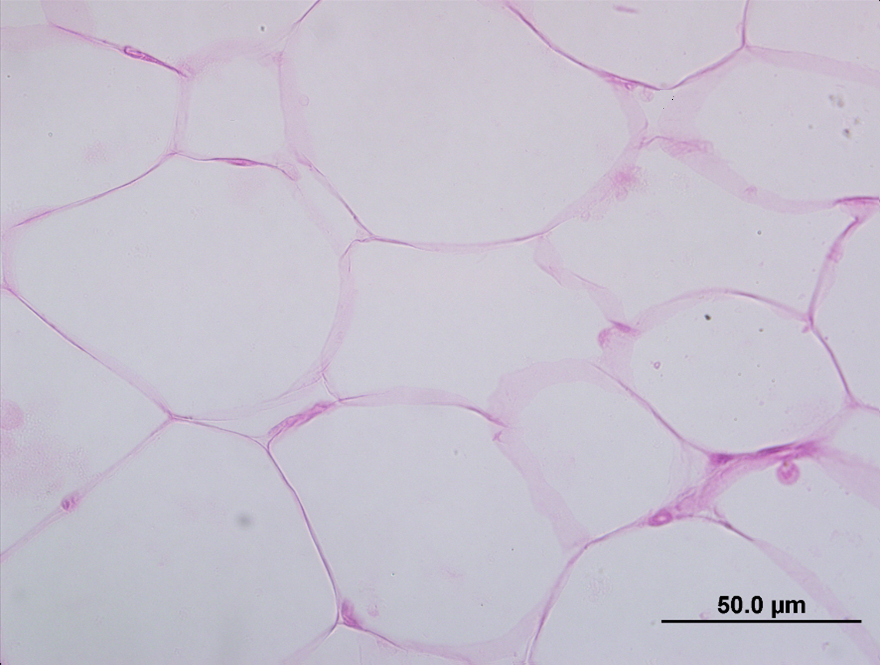
#> input picture adpcounter/teste.jpg, 880 x 665 px; its folder holds 2 pictures in this run
$ python adpreader.py
#> lines starting #> are read from the running program, lines starting #| are printed output that depends on the picture; after the words box and inside, x2 and y2 are one past the last pixel; in counts of white or black regions, pixels touching at a corner belong together
### adpcounter/adpcount.py
#!/usr/bin env python3

import cv2 as cv
from cv2 import imwrite
import numpy as np
import math
from typing import Any, Tuple
from pathlib import Path

def adp_count(image_path: Path | str, return_image = True) -> Tuple[int,Any|None]:
    original = cv.imread(image_path)
    image = original.copy()

    #transformação da imagem para escala de cinza
    gray = cv.cvtColor(image, cv.COLOR_BGR2GRAY)
    cv.imwrite("gray.png", gray)


    #binarização da imagem
    thresh =  cv.threshold(gray, 125, 125,  #FIXME PFVZIN
        cv.THRESH_BINARY | cv.THRESH_OTSU
    )[1]
    imwrite("threshold.png", thresh)


    #engrossa a imagem
    kernel = np.ones((2,2),np.uint8)
    dilation = cv.dilate(thresh,kernel,iterations = 1)

    #afina a imagem
    erosion = cv.erode(dilation,kernel,iterations = 2)

    mask = erosion
    cv.imwrite("mask.png", mask)

    kernel = cv.getStructuringElement(cv.MORPH_ELLIPSE, (3,3))
    opening = cv.morphologyEx(mask, cv.MORPH_OPEN, kernel, iterations=1)
    close = cv.morphologyEx(opening, cv.MORPH_CLOSE, kernel, iterations=2)

    cnts = cv.findContours(close, cv.RETR_EXTERNAL, cv.CHAIN_APPROX_SIMPLE)
    cnts = cnts[0] if len(cnts) == 2 else cnts[1]

    area_min = 50  #60
    area_med = 75 #550
    area_conexao = 500 #500
    adipocitos = 0

    #faz os contornos
    for c in cnts:
        area = cv.contourArea(c)
        if area > area_min:
            cv.drawContours(image, [c], -1, (36,255,12), 2)
            if area > area_conexao:
                adipocitos += math.ceil(area / area_med)
            else:
                adipocitos += 1

    return adipocitos, image if return_image else None

### adpcounter/adpreader.py
#!/usr/bin env python3

import cv2 as cv
import numpy as np
import math
from imutils import paths
import argparse
import os
from pathlib import Path

from adpcount import adp_count


#leitura da imagem

parser = argparse.ArgumentParser()
parser.add_argument('dir',nargs='?',help='Caminho para o diretorio com imagens .jpg',type=str,default='.')
args = parser.parse_args()


dir_path = args.dir

dir_imgs = [x for x in os.listdir(dir_path) if '.jpg' in x]
dir_imgs.sort()

base_path = Path(dir_path)

print(f'Diretorio selecionado: {base_path.resolve()}')
if dir_imgs is None or len(dir_imgs) == 0:
	print('Este diretório não possui imagens.')
	exit(0)
print('Imagens do Diretório:')
for i in dir_imgs:
	print(i)
input('Pressione ENTER para continuar.')

#print('Insira o nome da imagem desejada: ')
#input(image_name)
#image_name = args.img


image_path = "teste.jpg"
#image = cv.imread(str(image_path.resolve()))
#original = image.copy()  #cria uma cópia da original para comparação e se torna a original

resultado = adp_count(image_path)
#> in adp_count, original is the input picture: shape (665, 880, 3); mean B, G, R 207.1, 193.7, 199.3
#> in adp_count, `gray = cv.cvtColor(image, cv.COLOR_BGR2GRAY)`:
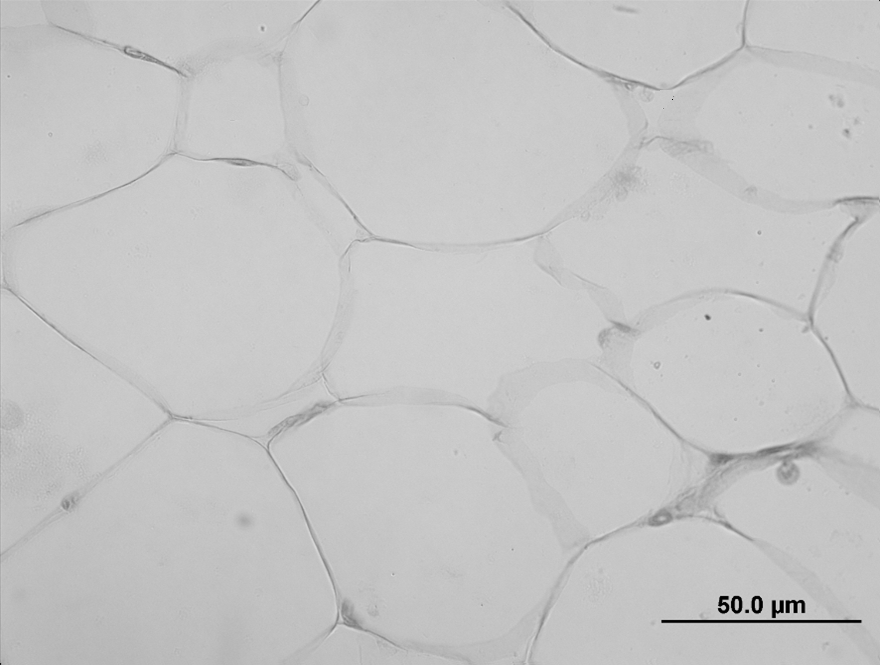
#> gray: shape (665, 880); min 0, max 223, mean 196.9
#> in adp_count, `thresh =  cv.threshold(gray, 125, 125,`:
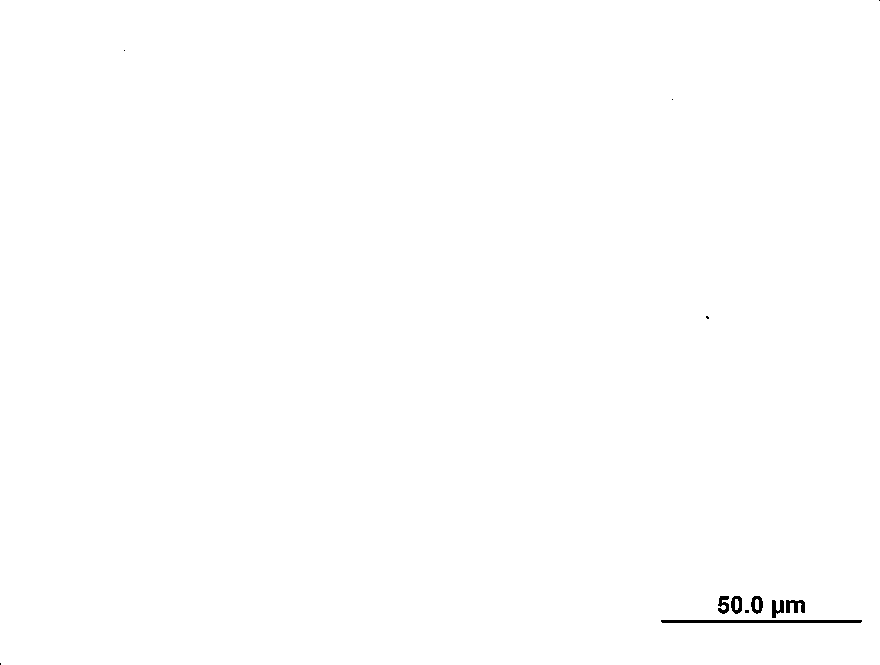
#> thresh: shape (665, 880); values 0 (black) and 125 (white), 99.8% white; 12 black regions (6 under 20 px), largest, box (x1, y1, x2, y2) and area: (661, 620, 862, 623) 601, (786, 600, 805, 613) 166, (751, 596, 763, 614) 132, (772, 600, 784, 618) 132, (718, 596, 729, 614) 128, (731, 596, 742, 614) 128
#> in adp_count, `dilation = cv.dilate(thresh,kernel,iterations = 1)`:
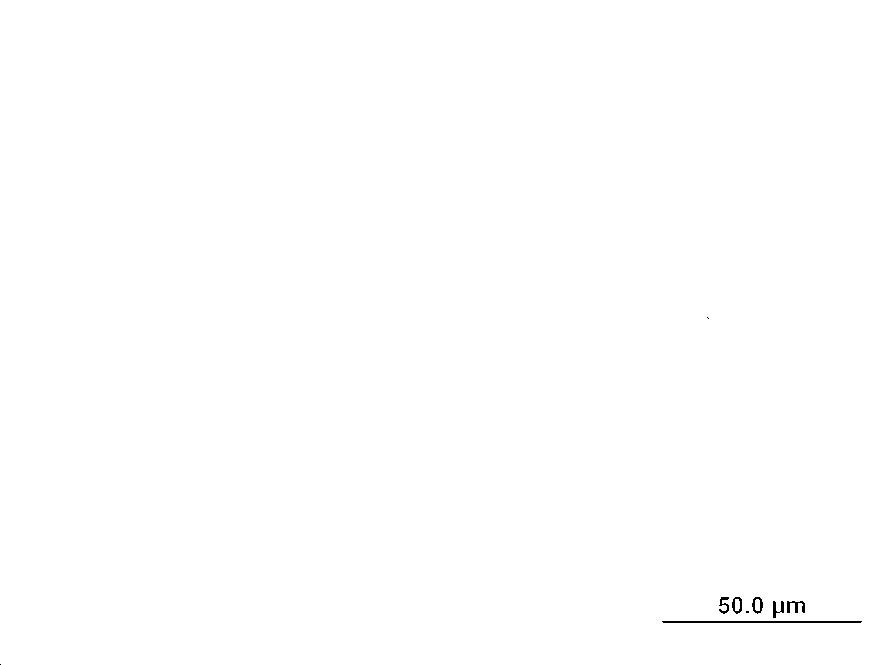
#> dilation: shape (665, 880); values 0 (black) and 125 (white), 99.9% white; black in thin lines or dots, all inside (x1, y1, x2, y2) = (0, 317, 862, 665)
#> in adp_count, `erosion = cv.erode(dilation,kernel,iterations = 2)`:
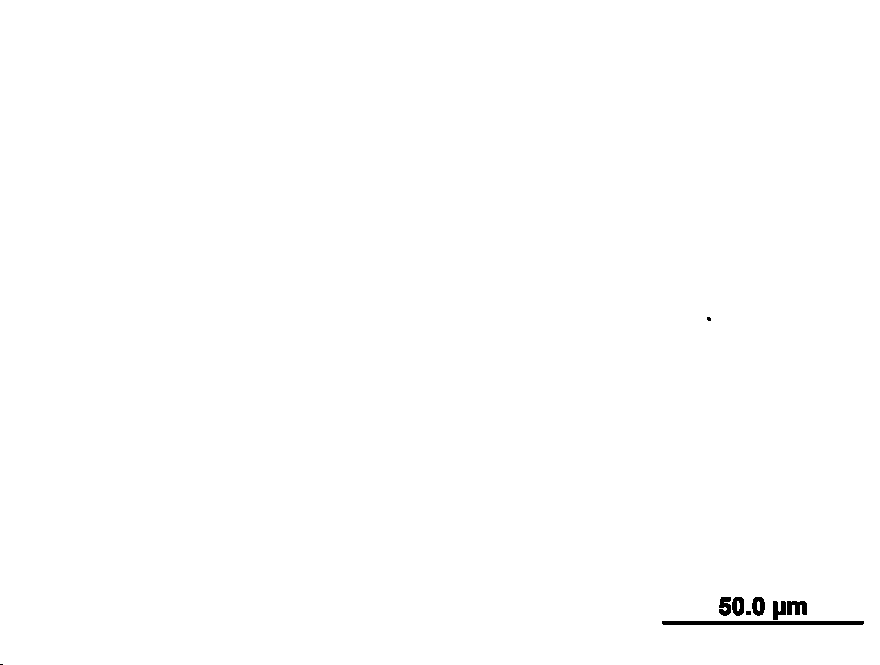
#> erosion: shape (665, 880); values 0 (black) and 125 (white), 99.7% white; 9 black regions (2 under 20 px), largest, box (x1, y1, x2, y2) and area: (662, 621, 864, 625) 806, (787, 601, 807, 615) 222, (752, 597, 765, 616) 177
#> in adp_count, `opening = cv.morphologyEx(mask, cv.MORPH_OPEN, kernel, iterations=1)`: opening: shape (665, 880); values 0 (black) and 125 (white), 99.7% white; 4 black regions (2 under 20 px), largest, box (x1, y1, x2, y2) and area: (662, 601, 864, 625) 1241, (719, 597, 765, 616) 577
#> in adp_count, `close = cv.morphologyEx(opening, cv.MORPH_CLOSE, kernel, iterations=2)`:
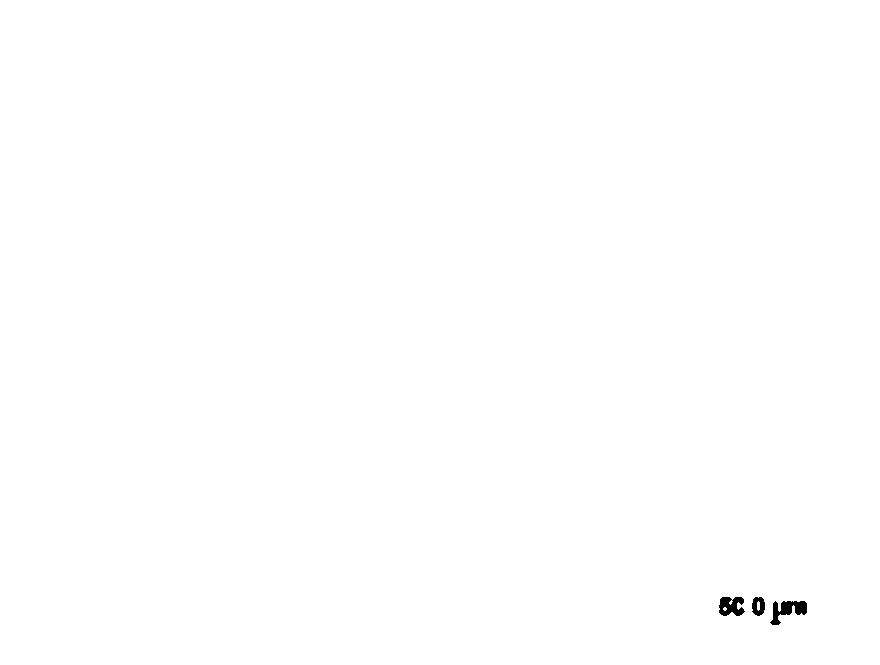
#> close: shape (665, 880); values 0 (black) and 125 (white), 99.8% white; 3 black regions
#> in adp_count, `cnts = cv.findContours(close, cv.RETR_EXTERNAL, cv.CHAIN_APPROX_SIMPLE)`: cnts = 1 contour; box (x1, y1, x2, y2) and area: (0, 0, 880, 665) 583656
#> in adp_count, `cnts = cnts[0] if len(cnts) == 2 else cnts[1]`: cnts = [[[0, 0], [0, 664], [879, 664], [879, 0]]]
#> the loop in adp_count, `for c in cnts:` made 1 pass
#> (c, area, adipocitos) on pass 1: ([[0, 0], [0, 664], [879, 664], [879, 0]], 583656, 7783)
#> after the loop in adp_count, `for c in cnts:`:
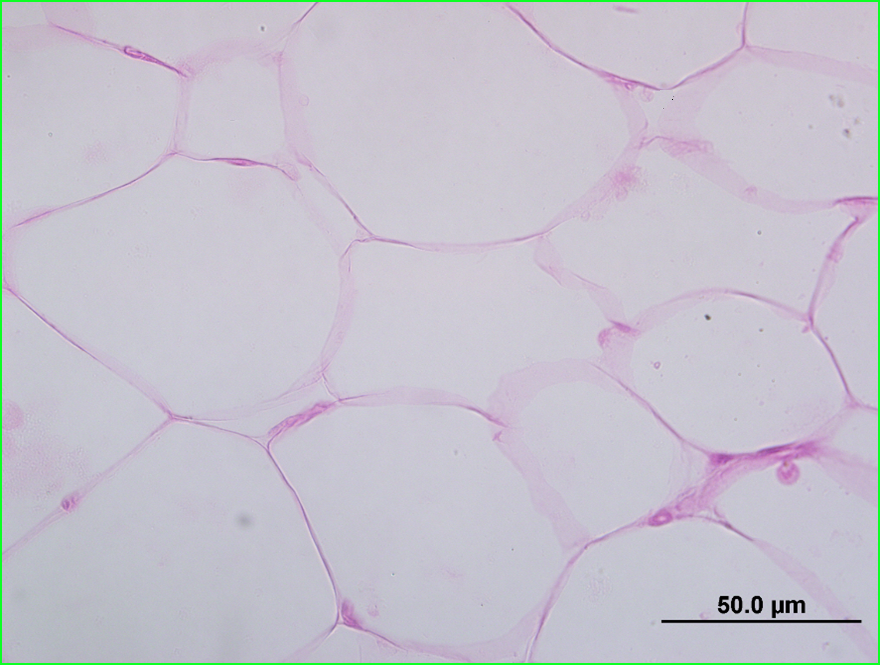
#> image: shape (665, 880, 3); 1.05% of pixels changed, all inside (x1, y1, x2, y2) = (0, 0, 880, 665)
#> after the loop in adp_count, `for c in cnts:`: adipocitos = 7783
print(resultado[0])
#| 7783

cv.imwrite("resultado.png",resultado[1])


#print('Insira o nome da imagem desejada: ')
#input(image_name)
#image_name = args.img


image_path = "teste.jpg"
#image = cv.imread(str(image_path.resolve()))
#original = image.copy()  #cria uma cópia da original para comparação e se torna a original

resultado = adp_count(image_path)
#> in adp_count (call 2), `cnts = cv.findContours(close, cv.RETR_EXTERNAL, cv.CHAIN_APPROX_SIMPLE)`: cnts = 1 contour; box (x1, y1, x2, y2) and area: (0, 0, 880, 665) 583656
#> the loop in adp_count (call 2), `for c in cnts:` made 1 pass
print(resultado[0])
#| 7783

cv.imwrite("resultado.png",resultado[1])
